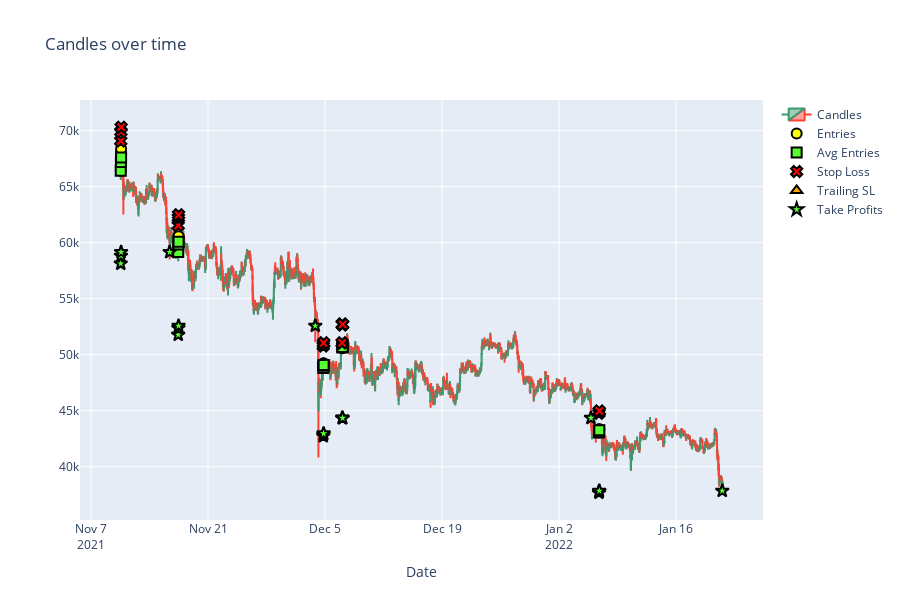

Notebook code cell kept with this figure:
### Code cell
plot_trades_all_info(
    open_prices=prices.open,
    high_prices=prices.high,
    low_prices=prices.low,
    close_prices=prices.close,
    order_records=order_records[0:20],
)

### Figure 1 — Plotly figure (JSON) as saved in the notebook; plotly's stock layout.template omitted (floating-point values rounded to 4 significant figures; data arrays with more than 128 entries replaced by an {"elided": "..."} marker saying what was removed)
{"data": [{"close": {"elided": "3459 float values"}, "high": {"elided": "3459 float values"}, "low": {"elided": "3459 float values"}, "name": "Candles", "open": {"elided": "3459 float values"}, "type": "candlestick", "x": {"elided": "3459 str values"}}, {"marker": {"color": "yellow", "line": {"color": "black", "width": 2}, "size": 10, "symbol": "circle"}, "mode": "markers", "name": "Entries", "type": "scatter", "x": {"elided": "3459 str values"}, "y": {"elided": "3459 float values"}}, {"marker": {"color": "#57FF30", "line": {"color": "black", "width": 2}, "size": 10, "symbol": "square"}, "mode": "markers", "name": "Avg Entries", "type": "scatter", "x": {"elided": "3459 str values"}, "y": {"elided": "3459 float values"}}, {"marker": {"color": "red", "line": {"color": "black", "width": 2}, "size": 10, "symbol": "x"}, "mode": "markers", "name": "Stop Loss", "type": "scatter", "x": {"elided": "3459 str values"}, "y": {"elided": "3459 float values"}}, {"marker": {"color": "orange", "line": {"color": "black", "width": 2}, "size": 10, "symbol": "triangle-up"}, "mode": "markers", "name": "Trailing SL", "type": "scatter", "x": {"elided": "3459 str values"}, "y": {"elided": "3459 null values"}}, {"marker": {"color": "#57FF30", "line": {"color": "black", "width": 2}, "size": 10, "symbol": "star"}, "mode": "markers", "name": "Take Profits", "type": "scatter", "x": {"elided": "3459 str values"}, "y": {"elided": "3459 float values"}}], "layout": {"autosize": true, "height": 600, "title": {"text": "Candles over time"}, "xaxis": {"rangeslider": {"visible": false}, "title": {"text": "Date"}}}}
